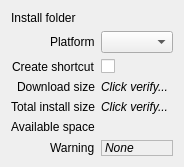
<?xml version="1.0" encoding="UTF-8"?>
<ui version="4.0">
 <class>InstallDialog</class>
 <widget class="QWidget" name="InstallDialog">
  <property name="geometry">
   <rect>
    <x>0</x>
    <y>0</y>
    <width>182</width>
    <height>153</height>
   </rect>
  </property>
  <property name="windowTitle">
   <string notr="true">InstallDialog</string>
  </property>
  <layout class="QFormLayout" name="main_layout">
   <property name="labelAlignment">
    <set>Qt::AlignmentFlag::AlignRight|Qt::AlignmentFlag::AlignTrailing|Qt::AlignmentFlag::AlignVCenter</set>
   </property>
   <item row="0" column="0">
    <widget class="QLabel" name="install_dir_label">
     <property name="text">
      <string>Install folder</string>
     </property>
    </widget>
   </item>
   <item row="1" column="0">
    <widget class="QLabel" name="platform_label">
     <property name="text">
      <string>Platform</string>
     </property>
    </widget>
   </item>
   <item row="1" column="1">
    <widget class="QComboBox" name="platform_combo">
     <property name="sizePolicy">
      <sizepolicy hsizetype="Maximum" vsizetype="Fixed">
       <horstretch>0</horstretch>
       <verstretch>0</verstretch>
      </sizepolicy>
     </property>
    </widget>
   </item>
   <item row="2" column="0">
    <widget class="QLabel" name="shortcut_label">
     <property name="text">
      <string>Create shortcut</string>
     </property>
     <property name="alignment">
      <set>Qt::AlignmentFlag::AlignLeading|Qt::AlignmentFlag::AlignLeft|Qt::AlignmentFlag::AlignVCenter</set>
     </property>
    </widget>
   </item>
   <item row="2" column="1">
    <widget class="QCheckBox" name="shortcut_check">
     <property name="text">
      <string notr="true"/>
     </property>
    </widget>
   </item>
   <item row="3" column="0">
    <widget class="QLabel" name="download_size_label">
     <property name="text">
      <string>Download size</string>
     </property>
    </widget>
   </item>
   <item row="3" column="1">
    <widget class="QLabel" name="download_size_text">
     <property name="font">
      <font>
       <italic>true</italic>
      </font>
     </property>
     <property name="text">
      <string>Click verify...</string>
     </property>
    </widget>
   </item>
   <item row="4" column="0">
    <widget class="QLabel" name="install_size_label">
     <property name="text">
      <string>Total install size</string>
     </property>
    </widget>
   </item>
   <item row="4" column="1">
    <widget class="QLabel" name="install_size_text">
     <property name="font">
      <font>
       <italic>true</italic>
      </font>
     </property>
     <property name="text">
      <string>Click verify...</string>
     </property>
     <property name="wordWrap">
      <bool>true</bool>
     </property>
    </widget>
   </item>
   <item row="5" column="0">
    <widget class="QLabel" name="available_space_label">
     <property name="text">
      <string>Available space</string>
     </property>
    </widget>
   </item>
   <item row="5" column="1">
    <widget class="QLabel" name="available_space_text">
     <property name="font">
      <font>
       <bold>true</bold>
      </font>
     </property>
     <property name="text">
      <string notr="true"/>
     </property>
    </widget>
   </item>
   <item row="6" column="0">
    <widget class="QLabel" name="warning_label">
     <property name="text">
      <string>Warning</string>
     </property>
    </widget>
   </item>
   <item row="6" column="1">
    <widget class="QLabel" name="warning_text">
     <property name="font">
      <font>
       <italic>true</italic>
      </font>
     </property>
     <property name="frameShape">
      <enum>QFrame::Shape::StyledPanel</enum>
     </property>
     <property name="frameShadow">
      <enum>QFrame::Shadow::Sunken</enum>
     </property>
     <property name="text">
      <string notr="true">None</string>
     </property>
     <property name="wordWrap">
      <bool>true</bool>
     </property>
     <property name="textInteractionFlags">
      <set>Qt::TextInteractionFlag::LinksAccessibleByMouse|Qt::TextInteractionFlag::TextSelectableByMouse</set>
     </property>
    </widget>
   </item>
  </layout>
 </widget>
 <resources/>
 <connections/>
</ui>
